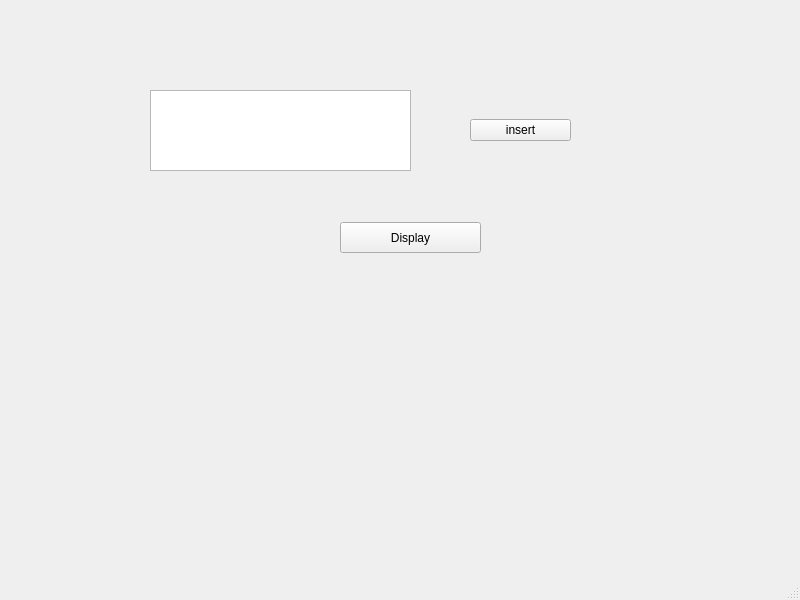
<?xml version="1.0" encoding="UTF-8"?>
<ui version="4.0">
 <class>MainWindow</class>
 <widget class="QMainWindow" name="MainWindow">
  <property name="geometry">
   <rect>
    <x>0</x>
    <y>0</y>
    <width>800</width>
    <height>600</height>
   </rect>
  </property>
  <property name="windowTitle">
   <string>MainWindow</string>
  </property>
  <widget class="QWidget" name="centralwidget">
   <widget class="QWidget" name="horizontalLayoutWidget">
    <property name="geometry">
     <rect>
      <x>470</x>
      <y>90</y>
      <width>101</width>
      <height>80</height>
     </rect>
    </property>
    <layout class="QHBoxLayout" name="horizontalLayout">
     <item>
      <widget class="QPushButton" name="pushButton">
       <property name="text">
        <string>insert</string>
       </property>
      </widget>
     </item>
    </layout>
   </widget>
   <widget class="QPushButton" name="pushButton_2">
    <property name="geometry">
     <rect>
      <x>340</x>
      <y>222</y>
      <width>141</width>
      <height>31</height>
     </rect>
    </property>
    <property name="text">
     <string>Display</string>
    </property>
   </widget>
   <widget class="QTextEdit" name="textEdit">
    <property name="geometry">
     <rect>
      <x>150</x>
      <y>90</y>
      <width>261</width>
      <height>81</height>
     </rect>
    </property>
   </widget>
  </widget>
  <widget class="QMenuBar" name="menubar">
   <property name="geometry">
    <rect>
     <x>0</x>
     <y>0</y>
     <width>800</width>
     <height>21</height>
    </rect>
   </property>
  </widget>
  <widget class="QStatusBar" name="statusbar"/>
 </widget>
 <resources/>
 <connections/>
</ui>
